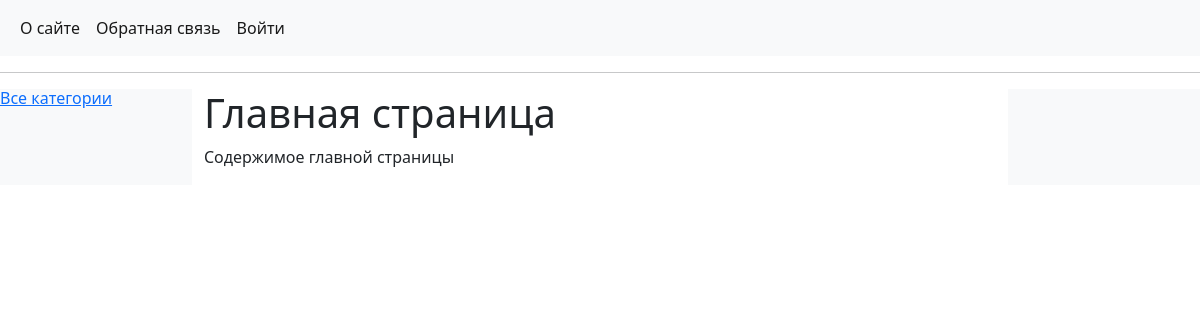
The app's page /, older data.
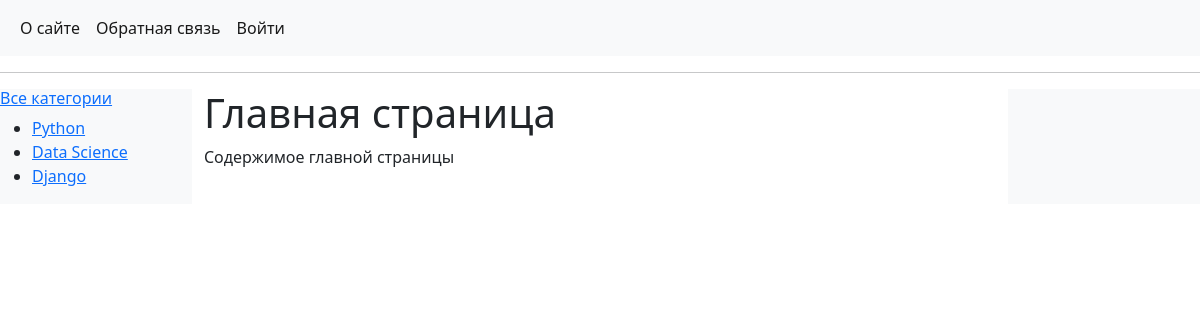
The same page, newer data.
### books/models.py (models this page shows, shortened)
class Category(models.Model):
    name = models.CharField(max_length=100, db_index=True, verbose_name='Категории')
    slug = models.SlugField(max_length=100, unique=True, db_index=True, verbose_name='URL')
    def get_absolute_url(self):
        return reverse('category', kwargs={'cat_id': self.pk})
    class Meta:
        verbose_name = 'Категория'
        verbose_name_plural = 'Категории'
        ordering = ['id']

### books/views.py (the view)
# urls.py: path('', index, name='home'),
def index(request):
    cats = Category.objects.all()
    context = {
        'cats': cats,
        'menu': menu,
        'title': "Главная страница",
    }
    return render(request, 'books/index.html', context=context)

### books/templates/books/index.html
{% extends 'books/base.html' %}
{% block content %}
<h1>{{title}}</h1>
<p>Содержимое главной страницы</p>
{% endblock %}

### books/templates/books/base.html (shortened to what this page needs)
{% load static %}
<!DOCTYPE html>
<html lang="en">
<head>
    <link href="https://cdn.jsdelivr.net/npm/bootstrap@5.2.1/dist/css/bootstrap.min.css" rel="stylesheet"
>
</head>
<body>
<nav class="navbar navbar-expand-lg bg-light">
    <div class="container-fluid">
        <div class="collapse navbar-collapse" id="navbarSupportedContent">
            <ul class="navbar-nav me-auto mb-2 mb-lg-0">
                {% for m in menu %}
                <li class="nav-item">
                    <a class="nav-link active" aria-current="page" href="{% url m.url_name %}">{{m.title}}</a>
                </li>
                {% endfor %}
            </ul>
        </div>
    </div>
</nav>
<hr>
<div class="content-fluid">
    <div class="row">
        <div class="col-md-2" style="background-color: #f8f9fa">
            <h6><a href="{% url 'book_list' %}">Все категории</a></h6>
            <ul>
                {% for c in cats %}
                <li><a href="{{ c.get_absolute_url }}">{{c.name}}</a></li>
                {% endfor %}
            </ul>
        </div>
        <div class="col-md-8">
            {% block content %}
            {% endblock content %}
        </div>
        <div class="col-md-2" style="background-color: #f8f9fa"></div>
    </div>
</div>
</body>
</html>

Row changes from the older to the newer data that the page shows:
added Category: name "Python"
added Category: name "Data Science"
added Category: name "Django"
